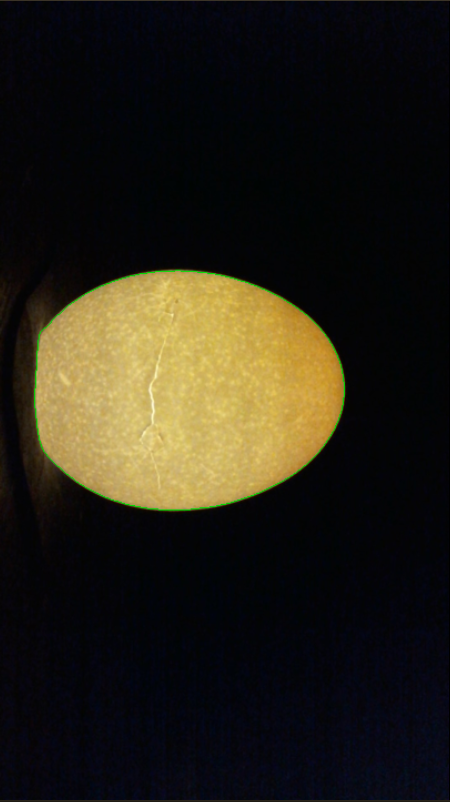
#> input picture backend/tests/fixtures/real_bright_crack.png, 450 x 802 px
$ python -i detector.py   (imports and definitions only)   (older library calls are emulated)
#> lines starting #> are read from the running program, lines starting #| are printed output that depends on the picture
### backend/src/app/core/paths.py
import sys
from pathlib import Path


def runtime_root() -> Path:
    if getattr(sys, 'frozen', False):
        return Path(sys.executable).resolve().parent
    return Path(__file__).resolve().parents[3]

### backend/src/app/detection/calibration.py
from __future__ import annotations

import json
import math
import threading
from dataclasses import asdict, dataclass
from datetime import datetime, timezone
from pathlib import Path

import cv2
import numpy as np

from app.detection.config import CalibrationConfig, DetectionConfig
from app.detection.models import EggRegion


class CalibrationError(ValueError):
    pass


@dataclass(frozen=True)
class CalibrationProfile:
    camera_distance_inches: float
    reference_width_mm: float
    reference_width_pixels: float
    pixels_per_mm: float
    processed_width: int
    processed_height: int
    created_at: str
    method: str

    def to_dict(self) -> dict:
        return asdict(self)

    # [12 lines left out: function from_dict, not called in this run]


@dataclass(frozen=True)
class EggMeasurement:
    valid: bool
    message: str
    width_pixels: float
    height_pixels: float
    width_mm: float | None
    height_mm: float | None
    pixels_per_mm: float | None
    camera_distance_inches: float


class CalibrationStore:
    def __init__(self, path: Path) -> None:
        self.path = path
        self._lock = threading.Lock()

    # [22 lines left out: functions load, save, clear, not called in this run]


class CameraCalibrator:
    def __init__(self, detection_config: DetectionConfig) -> None:
        self.detection_config = detection_config
        self.config = detection_config.calibration

    # [140 lines left out: functions working_image, manual_profile, image_profile, _profile, _validate_inputs, _detect_reference_contour, not called in this run]


class EggMeasurementService:
    def __init__(self, config: CalibrationConfig) -> None:
        self.config = config

    # [130 lines left out: function measure, not called in this run]

### backend/src/app/services/detector.py
from __future__ import annotations

import base64
import math
import time
import uuid
from dataclasses import dataclass
from datetime import datetime, timezone
from typing import Any

import cv2
import numpy as np

from app.core.config import CONFIG, DetectionConfig
from app.core.paths import runtime_root
from app.detection.calibration import CalibrationStore, EggMeasurementService
from app.detection.fuzzy import CrackSizeMamdaniClassifier, EggSizeApparentMamdaniClassifier, EggSizeMamdaniClassifier
from app.detection.models import ComponentFeatures, CrackPolarity
from app.detection.pipeline import EggCrackPipeline
from app.detection.rendering import OverlayRenderer
from app.detection.segmentation import EggSegmentationError


class DetectionError(ValueError):
    pass

_CALIBRATION_PATH = runtime_root() / 'data' / 'calibration.json'
CALIBRATION_STORE = CalibrationStore(_CALIBRATION_PATH)


@dataclass
class CrackComponent:
    x: int
    y: int
    mask: np.ndarray
    support_mask: np.ndarray
    metrics: dict[str, float]
    channel: str


# [409 lines left out: functions _encode_image, _decode_input_image, _correct_camera_orientation, _fuzzy_egg_size, _fuzzy_apparent_egg_size, _fuzzy_crack_size and 8 more, not called in this run]


def _strip_internal(result: dict[str, Any]) -> dict[str, Any]:
    return {key: value for key, value in result.items() if not key.startswith('_internal_')}


# [21 lines left out: function _clear_crack, not called in this run]


def detect_camera_images_bytes(
    frames: list[bytes],
    include_steps: bool = False,
    cfg: DetectionConfig = CONFIG,
) -> dict[str, Any]:
    if not frames:
        raise DetectionError('At least one camera frame is required')
    results = [detect_camera_image_bytes(frame, include_steps, cfg) for frame in frames]
    strong_indices = [index for index, result in enumerate(results) if result['is_crack']]
    required_votes = max(2 if len(results) > 1 else 1, int(math.ceil(len(results) * cfg.temporal.minimum_vote_ratio)))
    if not strong_indices:
        output = dict(max(results, key=lambda result: result['image_quality_score']))
        output.update({
            'sample_count': len(results),
            'crack_votes': 0,
            'no_crack_votes': len(results),
            'decision_consistency': 1.0,
            'termination_reason': 'no_more_cracks',
        })
        return _strip_internal(output)
    reference_index = max(strong_indices, key=lambda index: results[index]['detection_score'])
    reference = _normalized_trace(results[reference_index], '_internal_crack_mask', cfg)
    votes = 0
    area_samples: list[float] = []
    weak_support_used = False
    for index, result in enumerate(results):
        crack_trace = _normalized_trace(result, '_internal_crack_mask', cfg)
        support_trace = _normalized_trace(result, '_internal_support_mask', cfg)
        crack_recall = _trace_recall(reference, crack_trace)
        support_recall = _trace_recall(reference, support_trace)
        if result['is_crack'] and (index == reference_index or crack_recall >= cfg.temporal.minimum_overlap):
            votes += 1
            area_samples.append(float(result['area_ratio']))
        elif not result['is_crack'] and support_recall >= cfg.temporal.weak_support_overlap:
            votes += 1
            weak_support_used = True
    best = dict(results[reference_index])
    consistency = votes / float(len(results))
    if votes >= required_votes:
        mean_area = float(np.mean(area_samples)) if area_samples else float(best['area_ratio'])
        spread = float(np.ptp(area_samples)) if len(area_samples) > 1 else 0.0
        best.update({
            'sample_count': len(results),
            'crack_votes': votes,
            'no_crack_votes': len(results) - votes,
            'decision_consistency': consistency,
            'area_mean_ratio': mean_area,
            'area_spread_ratio': spread,
            'area_samples': area_samples,
            'area_consistent': spread <= max(mean_area * 0.8, 0.002),
            'area_consistency': float(max(0.0, 1.0 - spread / max(mean_area, 0.002))),
            'termination_reason': 'no_more_cracks',
            'quality_message': best['quality_message'] + ('; confirmed by weak support in another frame' if weak_support_used else '; confirmed across camera frames'),
        })
        return _strip_internal(best)
    cleared = _clear_crack(best, 'The possible crack was not stable across camera frames')
    cleared.update({
        'sample_count': len(results),
        'crack_votes': 0,
        'no_crack_votes': len(results),
        'decision_consistency': 1.0 - consistency,
        'area_mean_ratio': 0.0,
        'area_spread_ratio': 0.0,
        'area_samples': [],
        'termination_reason': 'multi_frame_disagreement',
    })
    return _strip_internal(cleared)


# [24 lines left out: functions _is_dominant_crack_component, _dominant_fragment_group, not called in this run]

>>> import cv2
>>> picture = cv2.imread('../../../tests/fixtures/real_bright_crack.png', cv2.IMREAD_GRAYSCALE)
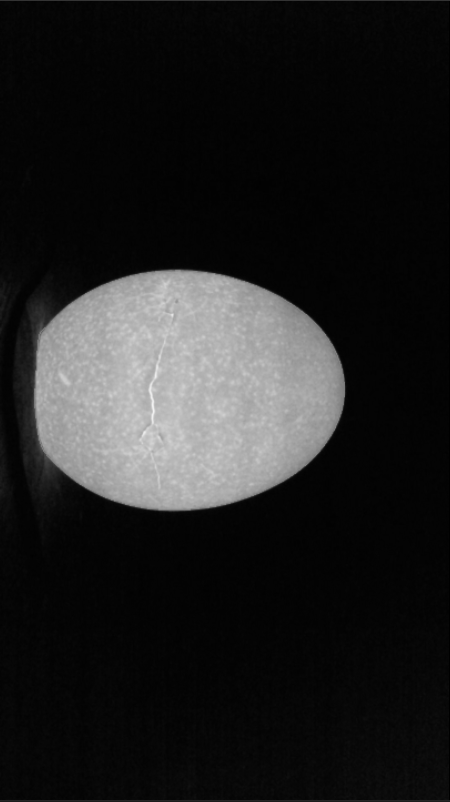
#> picture: shape (802, 450); min 0, max 242, mean 33
>>> result = detect_camera_images_bytes(picture)
#> (the run stopped early here; a loop or call above may not have finished)

$ run again, on backend/tests/fixtures/real_long_bright_crack.png
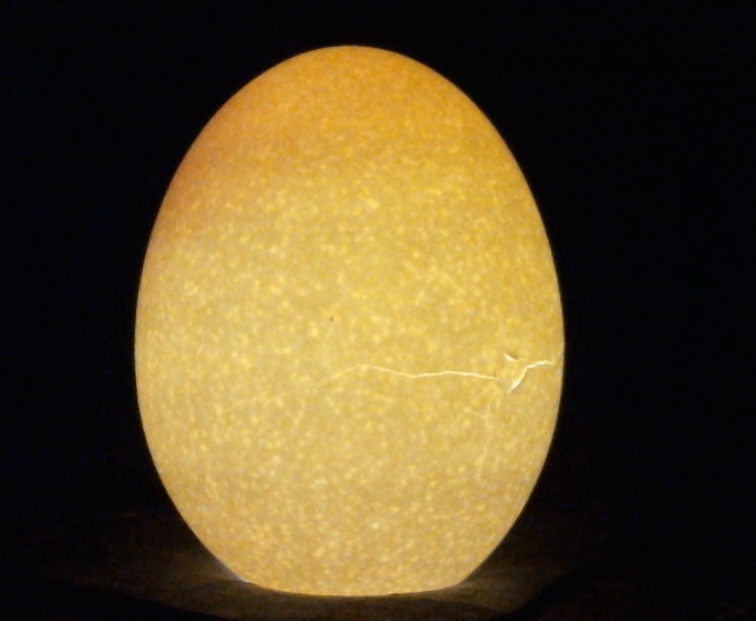
#> input picture backend/tests/fixtures/real_long_bright_crack.png, 756 x 621 px
#> `picture = cv2.imread('../../../tests/fixtures/real_bright_crack.png', ..`:
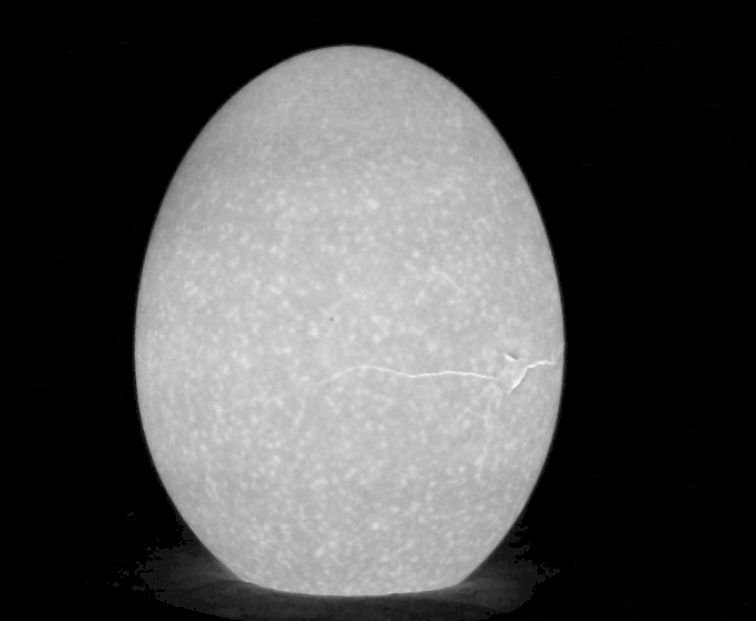
#> picture: shape (621, 756); min 0, max 246, mean 76.6

$ run again, on backend/tests/fixtures/user_long_bright_crack.png
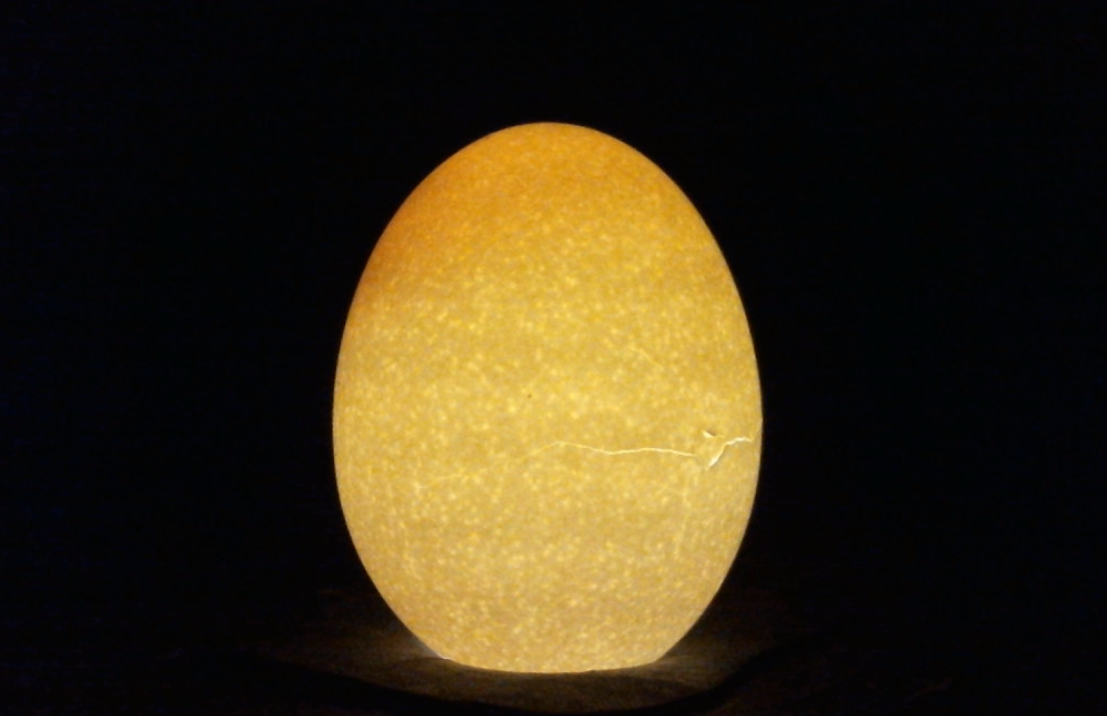
#> input picture backend/tests/fixtures/user_long_bright_crack.png, 1107 x 716 px
#> `picture = cv2.imread('../../../tests/fixtures/real_bright_crack.png', ..`:
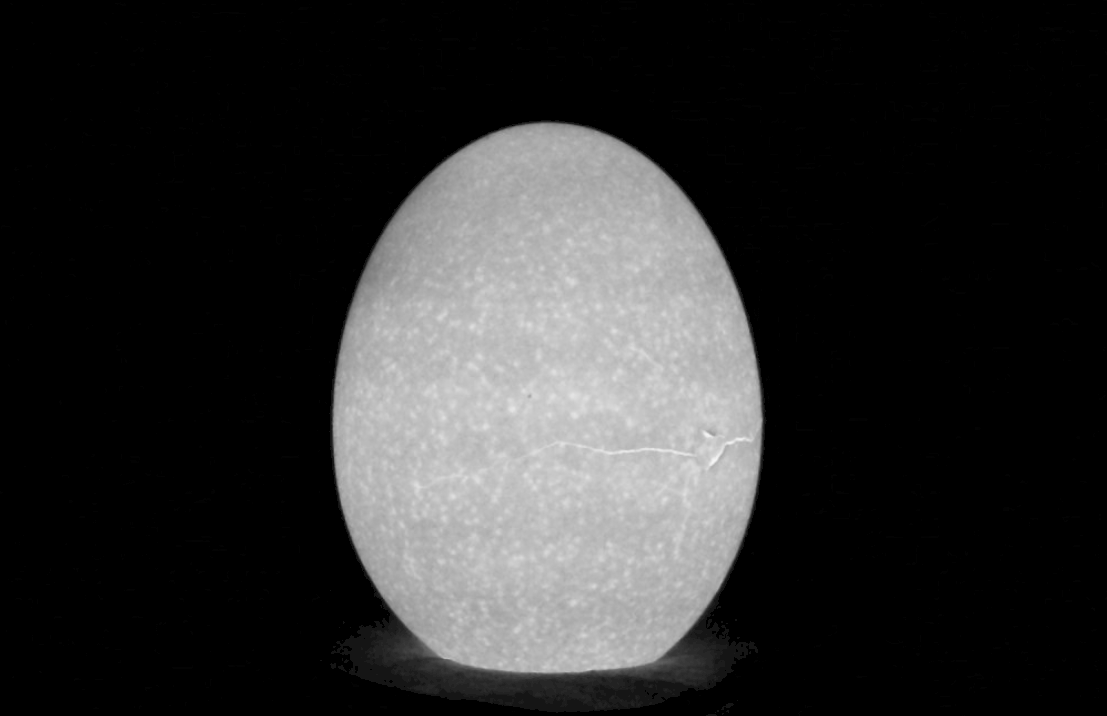
#> picture: shape (716, 1107); min 0, max 246, mean 44.9
